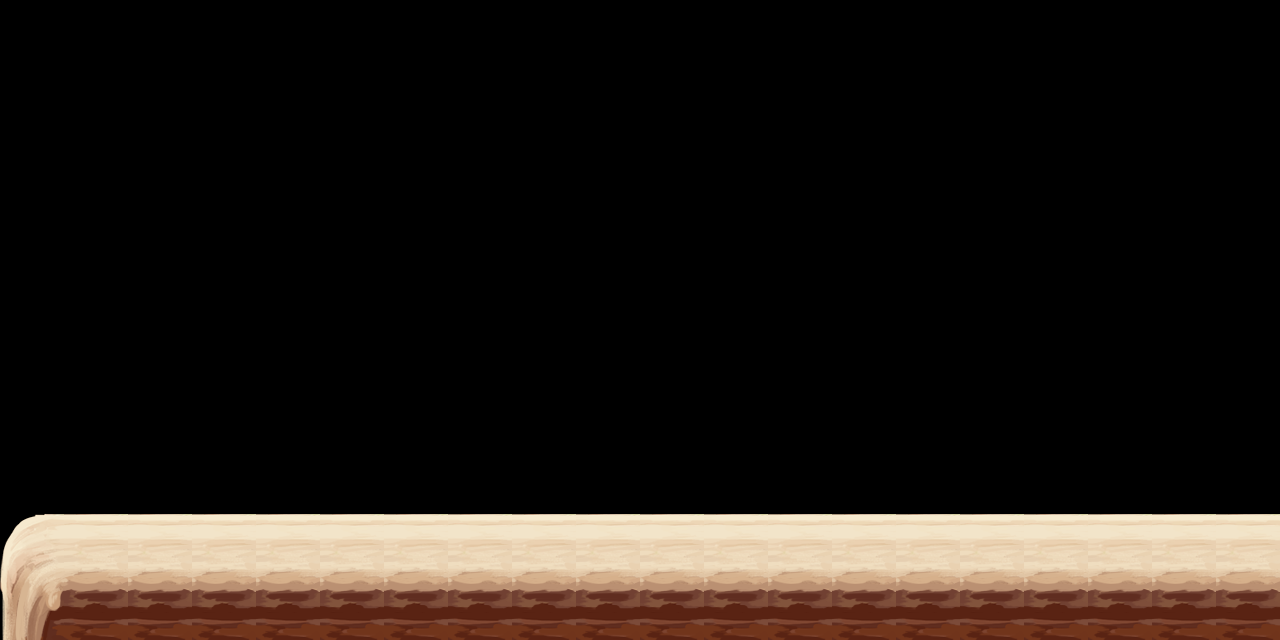

Tiled map render using the project's own tile images. Description and the whole map definition, tile-layer contents included, below:
An orthogonal 20x10 tile map with 64x64 px tiles, 2 tile layers (bg, platform), 3 tilesets and 2 objects.

<map version="1.4" tiledversion="1.4.2" orientation="orthogonal" renderorder="right-down" width="20" height="10" tilewidth="64" tileheight="64" infinite="0" nextlayerid="9" nextobjectid="146">
 <tileset firstgid="1" source="../bg_dark_block.tsx" />
 <tileset firstgid="11" source="../bg_dark_bg.tsx" />
 <tileset firstgid="35" name="item" tilewidth="154" tileheight="148" tilecount="6" columns="0">
  <grid orientation="orthogonal" width="152" height="146" />
  <tile id="0">
   <image width="66" height="66" source="../../item/item_004.png" />
  </tile>
  <tile id="1">
   <image width="114" height="114" source="../../item/item_006.png" />
  </tile>
  <tile id="2">
   <image width="66" height="66" source="../../item/goldcoin/gold_coin0.png" />
  </tile>
  <tile id="3">
   <image width="114" height="114" source="../../item/animation_item_heart/animation_item_heart001.png" />
  </tile>
  <tile id="4">
   <image width="66" height="66" source="../../item/item_003.png" />
  </tile>
  <tile id="5">
   <image width="154" height="148" source="../../item/item_002.png" />
  </tile>
 </tileset>
 <objectgroup id="1" name="object_bg2" visible="0">
  <object id="1" gid="8" x="260.629" y="533.782" width="837" height="249" rotation="5.86987" />
 </objectgroup>
 <objectgroup id="2" name="object_bg" visible="0">
  <object id="2" gid="3" x="944" y="626" width="95" height="220" />
 </objectgroup>
 <layer id="3" name="bg" width="20" height="10">
  <data encoding="csv">
0,0,0,0,0,0,0,0,0,0,0,0,0,0,0,0,0,0,0,0,0,0,0,0,0,0,0,0,0,0,0,0,0,0,0,0,0,0,0,0,0,0,0,0,0,0,0,0,0,0,0,0,0,0,0,0,0,0,0,0,0,0,0,0,0,0,0,0,0,0,0,0,0,0,0,0,0,0,0,0,0,0,0,0,0,0,0,0,0,0,0,0,0,0,0,0,0,0,0,0,0,0,0,0,0,0,0,0,0,0,0,0,0,0,0,0,0,0,0,0,0,0,0,0,0,0,0,0,0,0,0,0,0,0,0,0,0,0,0,0,0,0,0,0,0,0,0,0,0,0,0,0,0,0,0,0,0,0,0,0,0,0,0,0,0,0,0,0,0,0,0,0,0,0,0,0,0,0,0,0,0,0,0,0,0,0,0,0,0,0,0,0,0,0,0,0,0,0,0,0
</data>
 </layer>
 <layer id="4" name="platform" width="20" height="10">
  <data encoding="csv">
0,0,0,0,0,0,0,0,0,0,0,0,0,0,0,0,0,0,0,0,0,0,0,0,0,0,0,0,0,0,0,0,0,0,0,0,0,0,0,0,0,0,0,0,0,0,0,0,0,0,0,0,0,0,0,0,0,0,0,0,0,0,0,0,0,0,0,0,0,0,0,0,0,0,0,0,0,0,0,0,0,0,0,0,0,0,0,0,0,0,0,0,0,0,0,0,0,0,0,0,0,0,0,0,0,0,0,0,0,0,0,0,0,0,0,0,0,0,0,0,0,0,0,0,0,0,0,0,0,0,0,0,0,0,0,0,0,0,0,0,0,0,0,0,0,0,0,0,0,0,0,0,0,0,0,0,0,0,0,0,11,12,12,12,12,12,12,12,12,12,12,12,12,12,12,12,12,12,12,12,17,18,18,18,18,18,18,18,18,18,18,18,18,18,18,18,18,18,18,18
</data>
 </layer>
 <objectgroup id="5" name="object_obstacle" />
 <objectgroup id="6" name="object_item" />
 <objectgroup id="7" name="object_monster" />
 <objectgroup id="8" name="object_monster2" />
</map>
